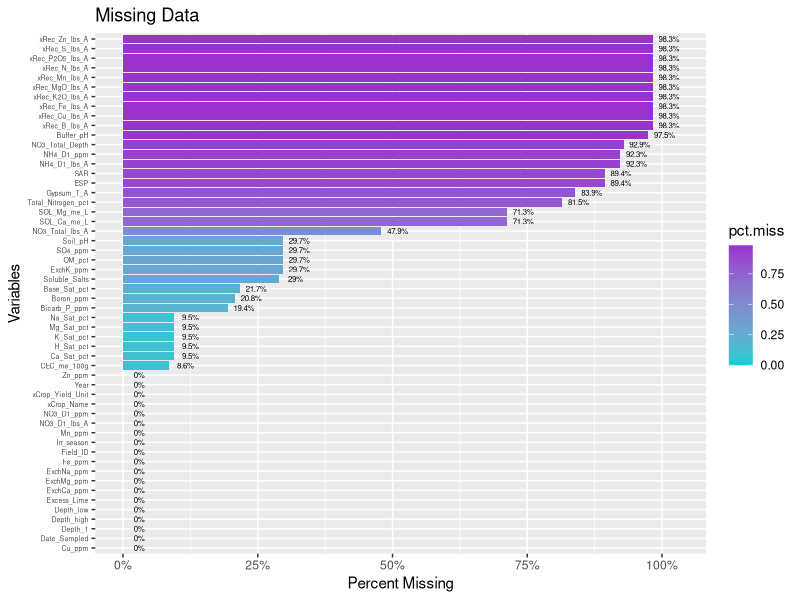
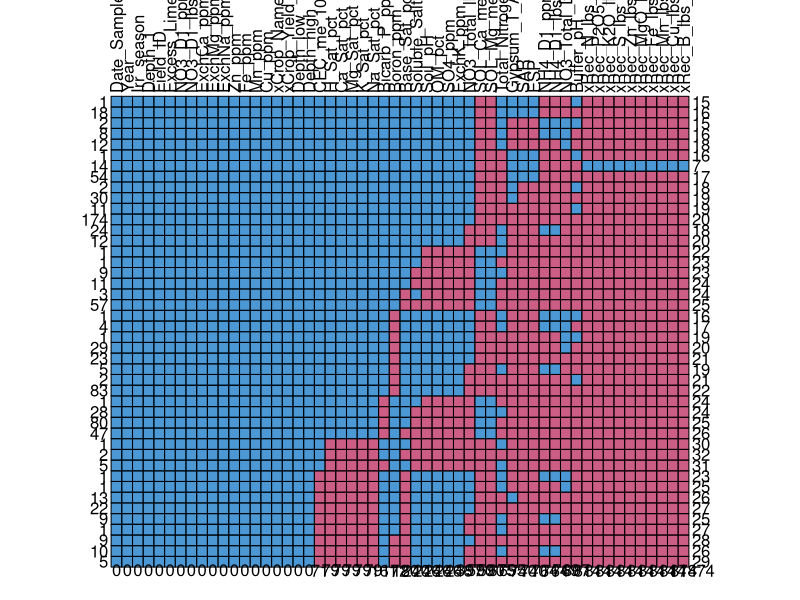
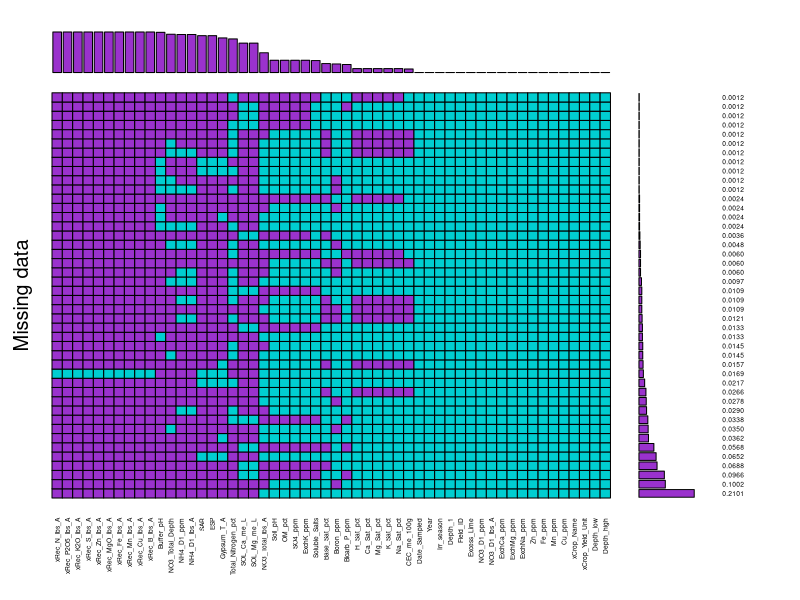
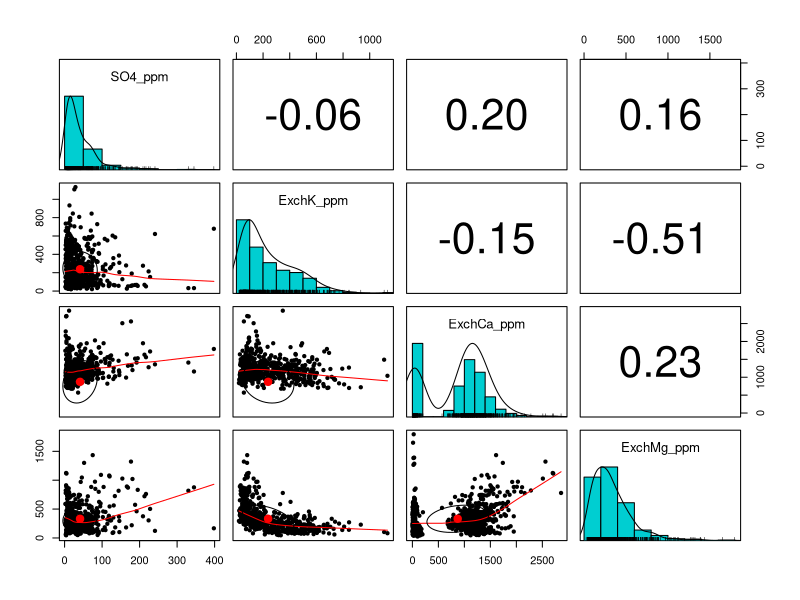
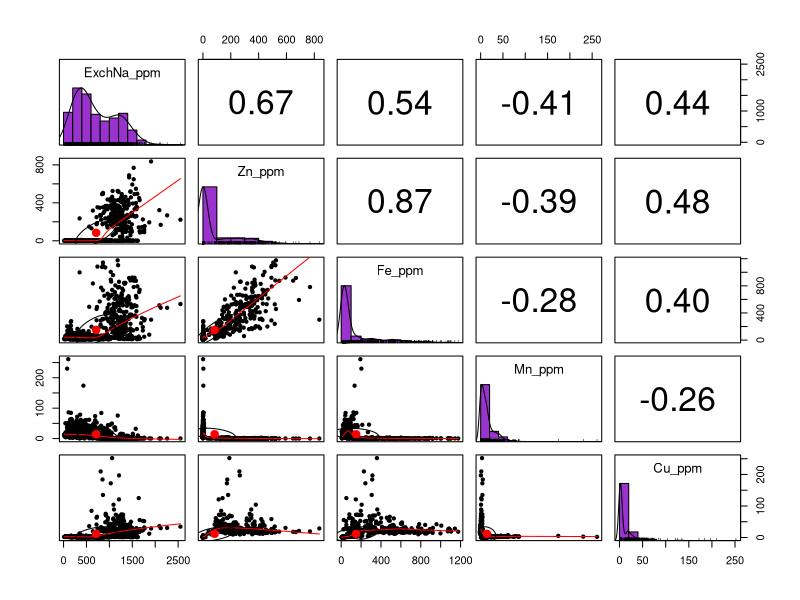
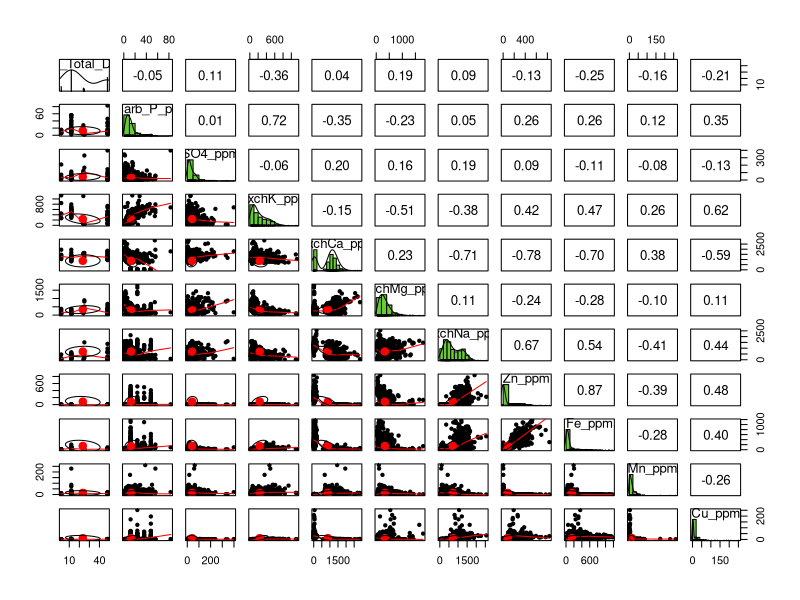
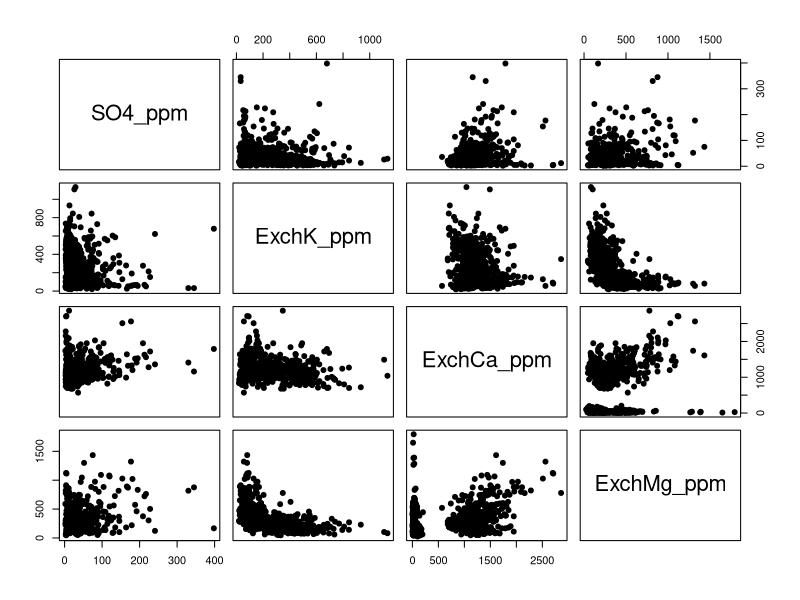
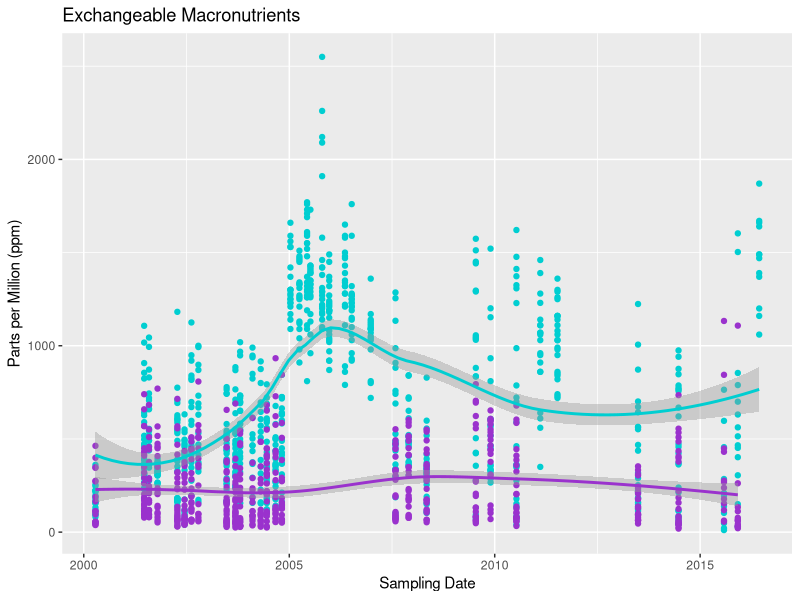

The R source for these figures, in order:
## ---- chunk 1
library(tidyverse)
## ---- chunk 2
df <- read.csv("./data/pcp_soil_data/PCP-R-ready.csv")
## ---- chunk 3
df2 <- df[, colSums(is.na(df)) != nrow(df)]
## ---- chunk 4
df3 <- df2 %>% select("Date_Sampled","Year","Irr_season", "Depth_1", "Field_ID", "Soil_pH", "Buffer_pH", "Excess_Lime", "Soluble_Salts", "OM_pct", "NO3_D1_ppm", "NO3_D1_lbs_A", "NO3_Total_lbs_A", "NO3_Total_Depth", "Bicarb_P_ppm", "SO4_ppm", "ExchK_ppm", "ExchCa_ppm", "ExchMg_ppm", "ExchNa_ppm", "Zn_ppm", "Fe_ppm", "Mn_ppm", 'Cu_ppm', "Boron_ppm", "CEC_me_100g", "Base_Sat_pct", "H_Sat_pct", "Ca_Sat_pct", "Mg_Sat_pct", "K_Sat_pct", "Na_Sat_pct", "SOL_Ca_me_L", "SOL_Mg_me_L", "SAR", "ESP", "Gypsum_T_A", "NH4_D1_ppm", "NH4_D1_lbs_A", "Total_Nitrogen_pct", "xCrop_Name", "xCrop_Yield_Unit", "xRec_N_lbs_A", "xRec_P2O5_lbs_A", "xRec_K2O_lbs_A", "xRec_S_lbs_A", "xRec_Zn_lbs_A", "xRec_MgO_lbs_A", "xRec_Fe_lbs_A", "xRec_Mn_lbs_A", "xRec_Cu_lbs_A", "xRec_B_lbs_A")

## ---- chunk 5

## ---- chunk 6

library(lubridate)

## set Date_Sampled from factor to Date
df3$Date_Sampled <- mdy(as.character(df3$Date_Sampled))

df3 <- df3
## set empty xCrop_Name to factor level to NA  datatype

## convert xCrop_yield_Unit

## ---- chunk 7
low <- c()
high <- c()
for(i in 1:length(df3$Depth_1)){
  low <- c(low, strsplit(as.character(df3$Depth_1), "-")[[i]][1])
  high <- c(high, strsplit(as.character(df3$Depth_1), "-")[[i]][2])
}
df3$Depth_low <- low
df3$Depth_high <- high
## ---- chunk 8
glimpse(head(df3))
## ---- chunk 9
prop.miss <- apply(df3, 2, function(x) round(sum(is.na(x))/NROW(x),4))
prop.miss
## ---- chunk 10
pmpv <- data.frame(variable = names(df3), pct.miss=prop.miss)

## ---- chunk 11
ggplot(pmpv, aes(x= reorder(variable, pct.miss), y=pct.miss, fill=pct.miss)) +
  geom_bar(stat="identity") + 
  ggtitle("Missing Data") +
  ylab("Percent Missing") + 
  xlab("Variables") +
  scale_y_continuous(labels=scales::percent, limits=c(0,1.03)) + 
  geom_text(data=pmpv, aes(label=paste0(round(pct.miss*100,1),"%"), y=pct.miss+.03), size=2) +
  coord_flip() +
  theme(axis.text.y = element_text(size=5)) +
  scale_fill_gradient(low="darkturquoise",high="darkorchid3")
  
## ---- chunk 12
library(mice)
md.pattern(df3, rotate.names = TRUE)
## ---- chunk 13
library(VIM)
## ---- chunk 14
aggr(df3, col=c('darkturquoise','darkorchid3'),
              numbers=TRUE, sortVars=TRUE, prop=TRUE,border=TRUE, combined=TRUE,
              labels=names(df3), cex.axis=.4, cex.numbers=.4, varheight=FALSE,
              gap=0, ylab=c("Missing data","Pattern"))
## ---- chunk 15
library(psych)
## ---- chunk 16
## Correlation matrix betwen Macronutrients

pairs.panels(df3[,16:19],
             method="pearson",
             hist.col="#00ced1",
             density=TRUE,
             ellipses = TRUE,
             cex.labels = 1.2,
             )
## ---- chunk 17
# Correation Matrix between micronutrients 

pairs.panels(df3[,20:24],
             method="pearson",
             hist.col="#9a32cd",
             density=TRUE,
             ellipses = TRUE,
             cex.labels = 1.2,
             )
## ---- chunk 18
# Correation Matrix between micronutrients 

pairs.panels(df3[,14:24],
             method="pearson",
             hist.col="#65cd32",
             density=TRUE,
             ellipses = TRUE,
             cex.labels = 1.2,
             )
## ---- chunk 19
pairs(df3[,16:19], pch=19)
## ---- chunk 20
ggplot(df3, aes(x=Date_Sampled)) + 
  geom_point(aes(y=ExchNa_ppm), color="darkturquoise") +
  geom_point(aes(y=ExchK_ppm), color="darkorchid3") +
  geom_smooth(aes(y=ExchNa_ppm), color="darkturquoise") +
  geom_smooth(aes(y=ExchK_ppm), color="darkorchid3") +
  labs(x="Sampling Date",y="Parts per Million (ppm)",title="Exchangeable Macronutrients")
## ---- chunk 21
ggplot(df3, aes(x=Date_Sampled)) + 
  geom_point(aes(y=Na_Sat_pct), color="darkturquoise") +
  geom_point(aes(y=K_Sat_pct), color="darkorchid3") +
  geom_smooth(aes(y=Na_Sat_pct), color="darkturquoise") +
  geom_smooth(aes(y=K_Sat_pct), color="darkorchid3") +
  labs(x="Sampling Date",y="Percent Saturation (%)",title="Exchangeable Macronutrients")
## ---- chunk 22
df4 <- df3 %>% select("Date_Sampled","Year","Irr_season", "Depth_1", "Field_ID", "Soil_pH", "Buffer_pH", "Excess_Lime", "Soluble_Salts", "OM_pct", "NO3_D1_ppm", "NO3_D1_lbs_A", "Bicarb_P_ppm", "SO4_ppm", "ExchK_ppm", "ExchCa_ppm", "ExchMg_ppm", "ExchNa_ppm", "Zn_ppm", "Fe_ppm", "Mn_ppm", 'Cu_ppm', "Boron_ppm", "CEC_me_100g", "Base_Sat_pct", "H_Sat_pct", "Ca_Sat_pct", "Mg_Sat_pct", "K_Sat_pct", "Na_Sat_pct")

## ---- chunk 23
saveRDS(df4, file = "./data/clean_soil_data.rds")
